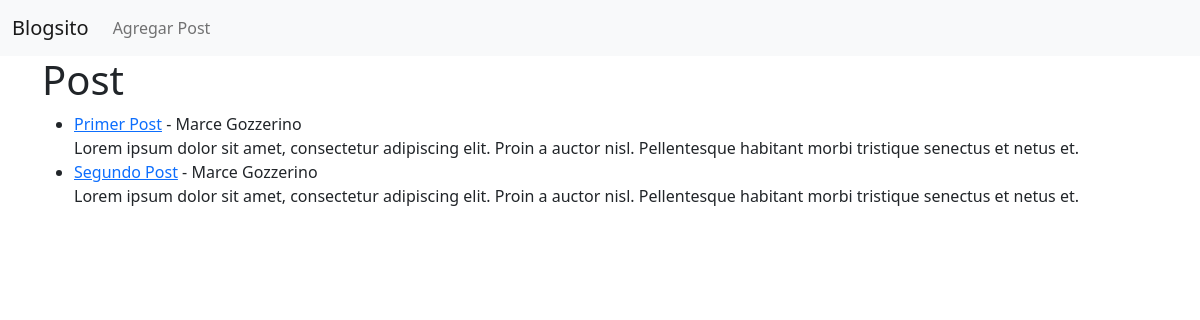
Before: / with the older database file.
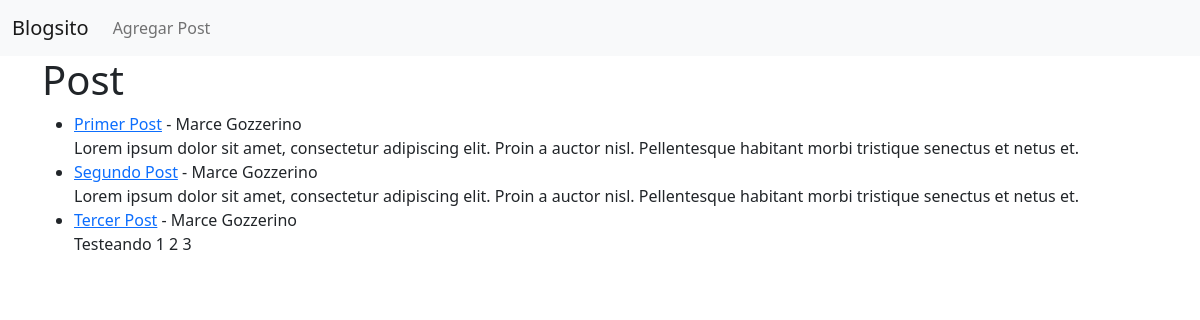
After: the same page with the newer database file.
### vlog/models.py (models this page shows, shortened)
class Post(models.Model):
    titulo = models.CharField(max_length=255)
    etiqueta = models.CharField(max_length=255, default="Blogsito")
    autor = models.ForeignKey(User, on_delete=models.CASCADE)
    cuerpo = models.TextField()

### vlog/views.py (the view)
# urls.py: path('', HomeView.as_view(), name= "home"),   #No utilice '/' al ser innecesario segun el programa
class HomeView(ListView):
    model = Post
    template_name = 'home.html'

### vlog/templates/home.html
{% extends 'base.html' %}
{% block content %}
<h1>Post</h1>
<ul>
{% for post in object_list %}
    <li><a href="{% url 'ArticuloDetallado' post.pk %}">{{ post.titulo }}</a> - {{ post.autor.first_name }}
        {{ post.autor.last_name }}</br>
    {{ post.cuerpo }}</li>
{% endfor %}
</ul>
{% endblock %}

### vlog/templates/base.html (shortened to what this page needs)
<!doctype html>
<html lang="en">
  <head>
    <link href="https://cdn.jsdelivr.net/npm/bootstrap@5.2.0-beta1/dist/css/bootstrap.min.css" rel="stylesheet">
  </head>
  <body>
    <nav class="navbar navbar-expand-lg bg-light">
        <div class="container-fluid">
          <a class="navbar-brand" href="{% url 'home' %}">Blogsito</a>
          <div class="collapse navbar-collapse" id="navbarSupportedContent">
            <ul class="navbar-nav me-auto mb-2 mb-lg-0">
              <li class="nav-item">
                <a class="nav-link" href="{% url 'AgregarPost' %}">Agregar Post</a>
              </li>
            </ul>
          </div>
        </div>
      </nav>
    <div class="container">
    {% block content %}
    {% endblock %}
    </div>
  </body>
</html>

Changed rows visible on the page:
added Post: titulo "Tercer Post", autor.first_name "Marce", autor.last_name "Gozzerino", cuerpo "Testeando 1 2 3"
